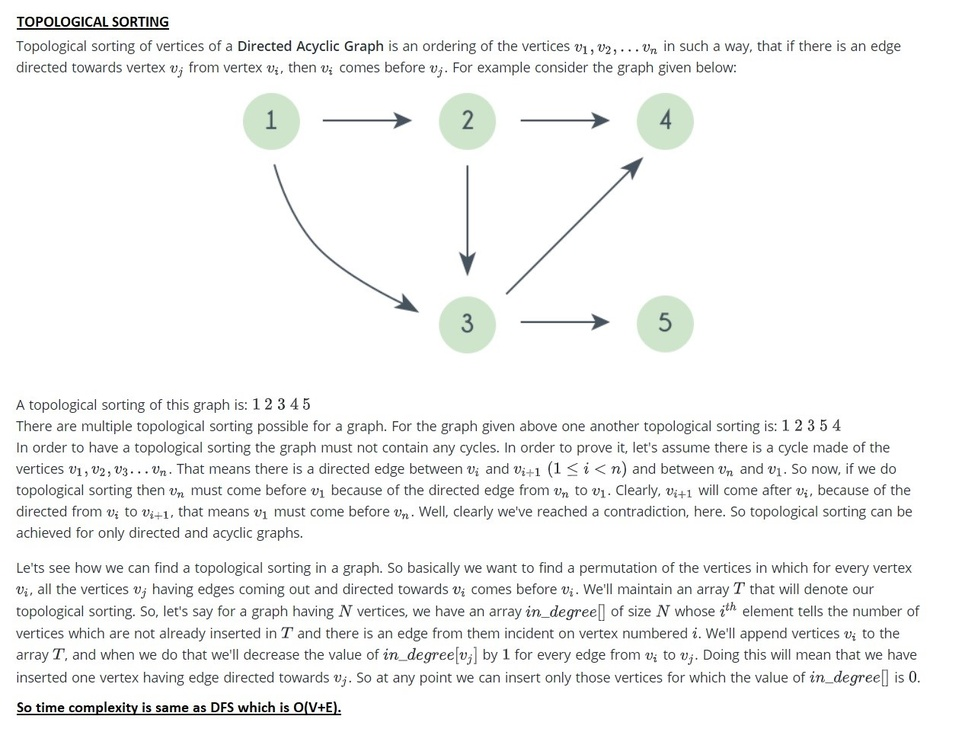
#> input picture TOPO.jpg, 965 x 732 px, shrunk from 1267 x 961 before the run
$ python topological_sort.py
#> lines starting #> are read from the running program, lines starting #| are printed output that depends on the picture
import networkx as nx
import matplotlib.pyplot as plt
import time
from tkinter import messagebox
from tkinter import *
from PIL import Image


def topologicalSort(G,pos):
	zero_indeg_list = []
	sorted_list = []
	visited = [False]*len(G.nodes())
	while len(G.nodes())!=0:
		for node in G.nodes():
			if visited[node-1] == False:
				if G.in_degree(node) == 0:
					visited[node-1] = True
					zero_indeg_list.append(node)
		for node in zero_indeg_list:
			sorted_list.append(node)
			G.remove_node(node)
			zero_indeg_list.remove(node)
	return sorted_list


#takes input from the file and creates a directed graph
def CreateResultGraph(sorted_list):
	D = nx.DiGraph()
	for i in range(len(sorted_list)-1):
	 	D.add_edge(sorted_list[i], sorted_list[i+1])
	pos = nx.shell_layout(D)
	val_map = {}
	val_map[sorted_list[0]] = 'green'
	val_map[sorted_list[len(sorted_list)-1]] = 'red'
	values = [val_map.get(node, 'blue') for node in D.nodes()]
	nx.draw(D, pos, with_labels = True, node_color =values)


#takes input from the file and creates a directed graph
def CreateGraph():
	G = nx.DiGraph()
	f = open('topozinput.txt')
	n = int(f.readline())
	for i in range(n):
		adj_list = list(map(int, (f.readline()).split()))
		G.add_edge(adj_list[0], adj_list[1])
	return G


#draws the graph
def DrawGraph(G):
	pos = nx.shell_layout(G)
	nx.draw(G, pos, with_labels = True, node_color ='blue')  #with_labels=true is to show the node number in the output graph
	#plt.waitforbuttonpress()
	#plt.pause(1)
	return pos


#main function
if __name__== "__main__":
	image=Image.open('TOPO.jpg')
#> image is the input picture: PIL image 965x732 RGB; mean R, G, B 243.6, 244.3, 243.7
	image.show()
	time.sleep(5)
	G = CreateGraph()
#> (reads topozinput.txt from the repository)
	plt.figure(1)
	pos = DrawGraph(G)
	plt.figure(2)
	sorted_list = nx.topological_sort(G)
	sorted_list=list(sorted_list)
	#print(sorted_list)
	CreateResultGraph(sorted_list)
	plt.show()
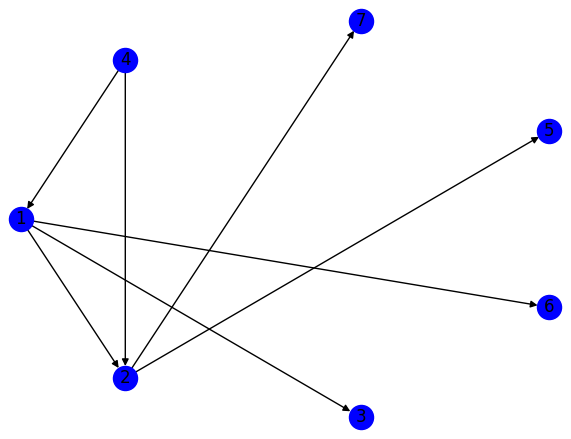
#> figure drawn by matplotlib, 1 panel
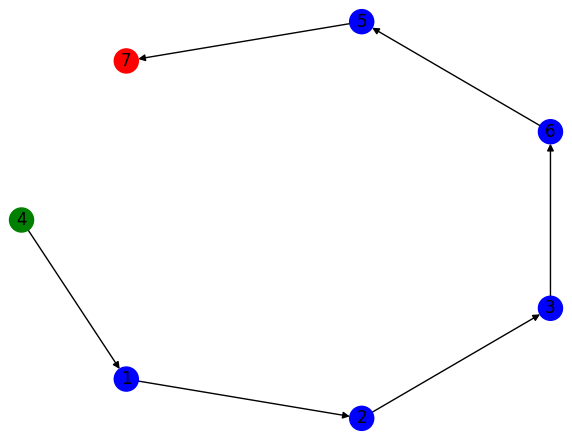
#> figure drawn by matplotlib, 1 panel
